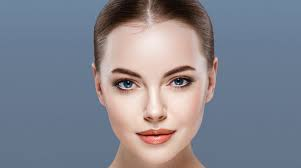
#> input picture images/face.jpg, 301 x 168 px
$ python blur_face_img.py
#> lines starting #> are read from the running program, lines starting #| are printed output that depends on the picture
import cv2

img = cv2.imread('images/face.jpg')
#> img is the input picture: shape (168, 301, 3); mean B, G, R 142.6, 131.9, 130.2
face_classifier = cv2.CascadeClassifier('haarcascades/haarcascade_frontalface_default.xml')
faces = face_classifier.detectMultiScale(img,1.2,4)
#> faces = [[90, 33, 127, 127]]

def make_face_blur(img,faces_coord):
    for (x, y, w, h) in faces_coord:
        # To make a face blurred
        ROI = img[y:y+h, x:x+w]
        blur = cv2.GaussianBlur(ROI, (91,91),0)
        # Insert ROI back into image
        img[y:y+h, x:x+w] = blur
        # To make a bounding box #*(Not Necessary)
        cv2.rectangle(img,(x,y),(x+w,y+h),(0,255,0),4)
#> this loop made 1 pass
#> pass 1, in make_face_blur, `ROI = img[y:y+h, x:x+w]`:
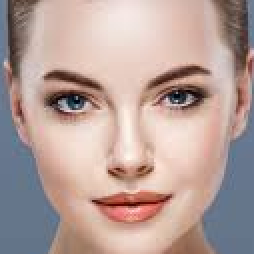
#> ROI: shape (127, 127, 3) (shown 2 times larger); mean B, G, R 153.6, 159.5, 182.2
#> pass 1, in make_face_blur, `blur = cv2.GaussianBlur(ROI, (91,91),0)`:
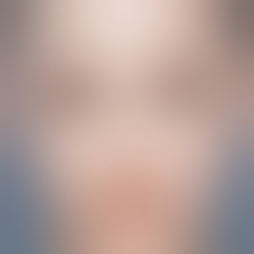
#> blur: shape (127, 127, 3) (shown 2 times larger); mean B, G, R 153.6, 159.7, 182.5
#> after the loop:
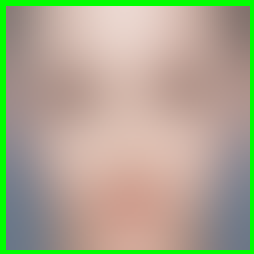
#> ROI: shape (127, 127, 3) (shown 2 times larger); mean B, G, R 142.4, 168.1, 170.2
#> after the loop:
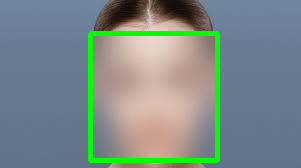
#> img: shape (168, 301, 3); mean B, G, R 135.5, 137.8, 123


make_face_blur(img,faces)
# pring the image shape
print('Image Shape: ',img.shape)
#| Image Shape:  (168, 301, 3)
cv2.imwrite('images/face_blur.jpg',img)
# cv2.imshow('Face Blur',img)
# cv2.waitKey(0)
# cv2.destroyAllWindows()

$ run again, with images/download.png saved as images/face.jpg
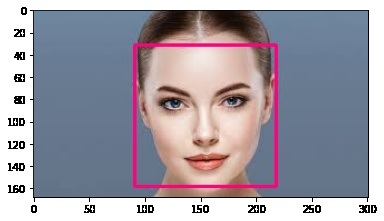
#> input picture images/download.png, 384 x 221 px
#> img is the input picture: shape (221, 384, 3); mean B, G, R 165.4, 155, 159.5
#> faces = [[129, 45, 151, 151]]
#> the loop in make_face_blur, `for (x, y, w, h) in faces_coord:` made 1 pass
#> after the loop in make_face_blur, `for (x, y, w, h) in faces_coord:`:
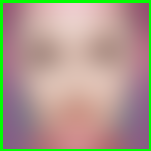
#> ROI: shape (151, 151, 3); mean B, G, R 140.7, 154.6, 173.4
#> after the loop in make_face_blur, `for (x, y, w, h) in faces_coord:`:
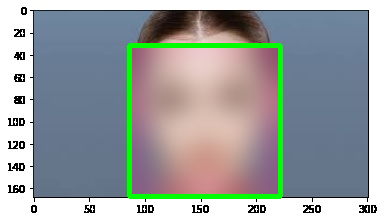
#> img: shape (221, 384, 3); mean B, G, R 160.6, 160.1, 154.2
#| Image Shape:  (221, 384, 3)
